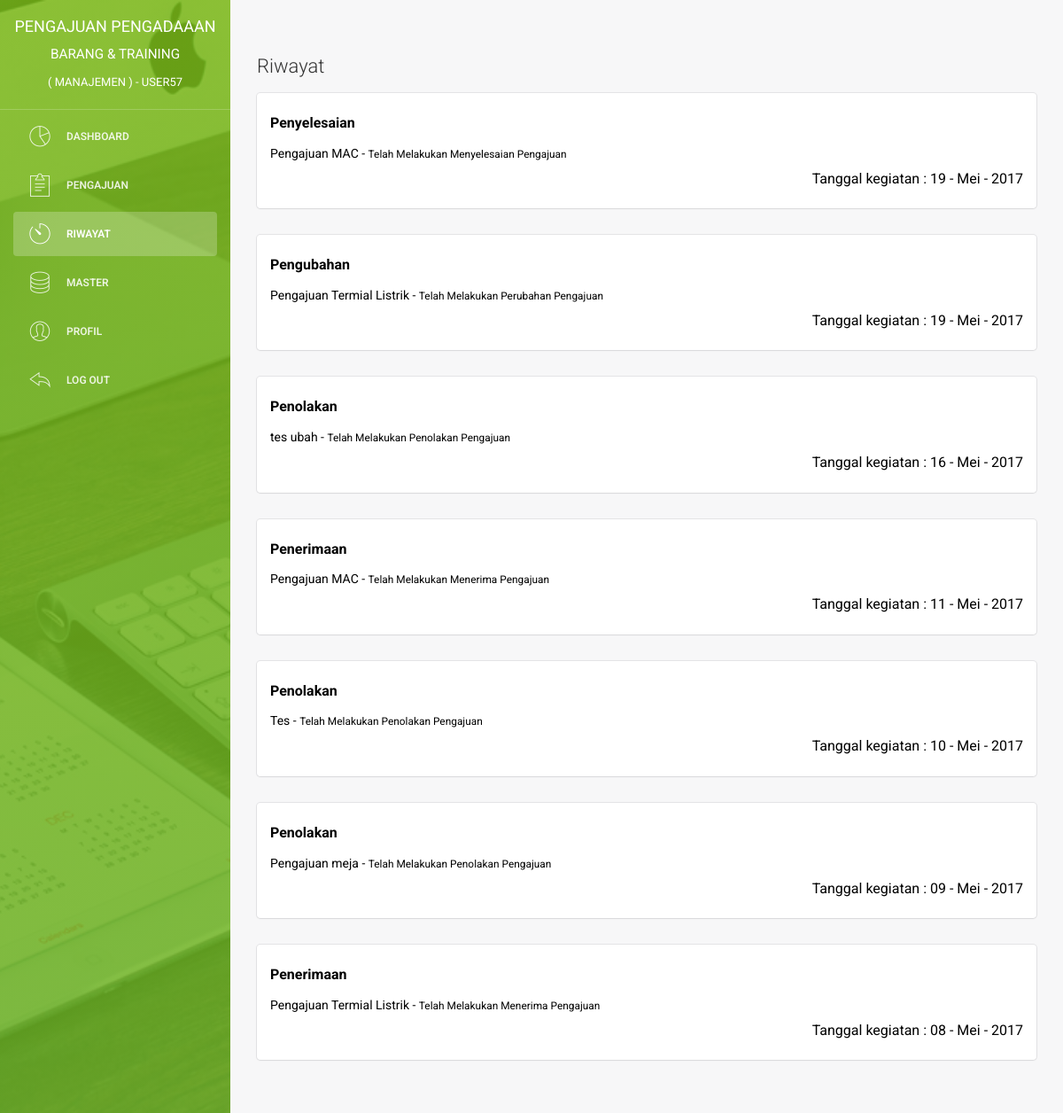
Page /admin/riwayat.php (signed in) on the committed database.
### tables this page shows
CREATE TABLE `user` (
  `id_user` int(11) NOT NULL,
  `username` varchar(225) NOT NULL,
  `email` varchar(225) NOT NULL,
  `password` varchar(225) NOT NULL,
  `nama_depan` varchar(225) NOT NULL,
  `nama_belakang` varchar(225) NOT NULL,
  `jk` enum('laki-laki','perempuan') NOT NULL,
  `no_hp` varchar(50) NOT NULL,
  `alamat` text NOT NULL,
  `role` enum('manajemen','tim') NOT NULL,
  `pembuatan_akun` date NOT NULL,
  `update_akun` date NOT NULL
);

CREATE TABLE `riwayat` (
  `id_riwayat` int(11) NOT NULL,
  `kegiatan` varchar(225) NOT NULL,
  `kegiatan2` varchar(225) NOT NULL,
  `kegiatan3` varchar(225) NOT NULL,
  `catatan` text NOT NULL,
  `jenis_riwayat` varchar(225) NOT NULL,
  `id_pengajuan` int(11) NOT NULL,
  `tanggal_kegiatan` date NOT NULL,
  `notifikasi` enum('1','0') NOT NULL
);

CREATE TABLE `pengajuan` (
  `id_pengajuan` int(11) NOT NULL,
  `pengajuan` varchar(225) NOT NULL,
  `id_user` int(11) NOT NULL,
  `id_jenis_pengajuan` int(11) NOT NULL,
  `tanggal_pengajuan` date NOT NULL,
  `gambar` varchar(225) NOT NULL,
  `biaya` int(225) NOT NULL,
  `alasan` text NOT NULL,
  `keterangan` text NOT NULL,
  `jadwal_pelaksanaan` date NOT NULL,
  `catatan` text NOT NULL,
  `status` enum('menunggu','proses','selesai') NOT NULL,
  `update_pengajuan` date NOT NULL
);

### admin/riwayat.php (the view, shortened to what this page needs)
<?php
    include '../system/koneksi.php';
    function tanggal_indo($tanggal){
        $bulan = array (1 =>   'Januari',
                'Februari',
                'Maret',
                'April',
                'Mei',
                'Juni',
                'Juli',
                'Agustus',
                'September',
                'Oktober',
                'November',
                'Desember'
        );
        $split = explode('-', $tanggal);
        return $split[2] . ' - ' . $bulan[ (int)$split[1] ] . ' - ' . $split[0];
    }
?>
<!doctype html>
<html lang="en">
<head>
    <link href="../assets/css/bootstrap.min.css" rel="stylesheet" />
    <link href="../assets/css/animate.min.css" rel="stylesheet"/>
    <link href="../assets/css/light-bootstrap-dashboard.css" rel="stylesheet"/>
    <link href="../assets/css/demo.css" rel="stylesheet" />
    <link href="http://maxcdn.bootstrapcdn.com/font-awesome/4.2.0/css/font-awesome.min.css" rel="stylesheet">
    <link href="../assets/css/pe-icon-7-stroke.css" rel="stylesheet" />
    <link rel="stylesheet" href="../assets/dist/sweetalert.css">
</head>
<body>
    <div class="wrapper">
        <div class="sidebar" data-color="green" data-image="../assets/img/sidebar.jpg">
            <div class="sidebar-wrapper">
                <div class="logo">
                    <a href="index" class="simple-text">
    <?php
    $query_login = "SELECT * FROM user WHERE email ='$_SESSION[email]'";
        $result_login = mysqli_query($con, $query_login);
        $data_login = mysqli_fetch_assoc($result_login);
        $username = $data_login["username"];
    ?>
                        Pengajuan Pengadaaan <small>Barang & Training <br> <small>( Manajemen ) - <?php echo $username ?></small></small>
                    </a>
                </div>
                <ul class="nav">
                    <li>
                        <a href="index">
                            <i class="pe pe-7s-graph"></i>
                            <p>Dashboard</p>
                        </a>
                    </li>
                    <li>
                        <a href="pengajuan">
                            <i class="pe pe-7s-note2"></i>
                            <p>Pengajuan</p>
                        </a>
                    </li>
                    <li  class="active">
                        <a href="riwayat">
                            <i class="pe pe-7s-timer"></i>
                            <p>Riwayat</p>
                        </a>
                    </li>
                    <li>
                        <a data-toggle="collapse" href="#componentsExamples">
                            <i class="pe-7s-server"></i>
                            <p>Master</p>
                        </a>
                    </li>
                    <li>
                        <a href="profil">
                            <i class="pe pe-7s-user"></i>
                            <p>Profil</p>
                        </a>
                    </li>
                    <li>
                        <a href="#" onclick = "logout()">
                            <i class="pe pe-7s-back"></i>
                            <p>Log out</p>
                        </a>
                    </li>
                </ul>
            </div>
        </div>
        <div class="main-panel">
            <div class="content">
                <div class="container-fluid">
                    <div class="row">
                        <div class="col-md-12">
                            <div class="header">
                                <h4>Riwayat</h4>
                            </div>
    <?php
        $query2 = "SELECT a.id_riwayat, a.kegiatan, a.id_pengajuan, b.pengajuan,
                a.jenis_riwayat, a.kegiatan3, a.tanggal_kegiatan, b.id_user,
                a.notifikasi FROM riwayat AS a INNER JOIN pengajuan AS b
                WHERE a.id_pengajuan = b.id_pengajuan
                ORDER BY id_riwayat DESC " ;
        $result2 = mysqli_query($con, $query2);
        if($result2->num_rows == 0){
                    echo "<p>Tidak ada riwayat kegiatan !</p>";
        }
        else {
            while($data2 = mysqli_fetch_assoc($result2)){
                            echo '<a href="detail_pengajuan?id='.$data2['id_pengajuan'].'" style="color:black">
                                <div class="card">
                                    <div class="content">
                                        <input type="hidden" name="id_pengajuan" value="'.$data2['id_pengajuan'].'">
                                        <div align="left">
                                            <h5><b>'.$data2['jenis_riwayat'].' </b> </h5>'.$data2['pengajuan'].' - <small>'.$data2['kegiatan'].'</small>
                                        </div>
                                        <div align="right">
                                            <h5>Tanggal kegiatan : '.tanggal_indo($data2['tanggal_kegiatan']).'</h5>
                                        </div>
                                    </div>
                                </div>
                            </a>';
            }
        }
    ?>
                        </div>
                    </div>
                </div>
            </div>
        </div>
    </div>
</body>
</html>

### rows in the picture
user: username "USER57"
riwayat: jenis_riwayat "Penyelesaian", id_pengajuan.pengajuan "Pengajuan MAC", kegiatan "Telah Melakukan Menyelesaian Pengajuan", tanggal_kegiatan "19 - Mei - 2017"
riwayat: jenis_riwayat "Pengubahan", id_pengajuan.pengajuan "Pengajuan Termial Listrik", kegiatan "Telah Melakukan Perubahan Pengajuan", tanggal_kegiatan "19 - Mei - 2017"
riwayat: jenis_riwayat "Penolakan", id_pengajuan.pengajuan "tes ubah", kegiatan "Telah Melakukan Penolakan Pengajuan", tanggal_kegiatan "16 - Mei - 2017"
riwayat: jenis_riwayat "Penerimaan", id_pengajuan.pengajuan "Pengajuan MAC", kegiatan "Telah Melakukan Menerima Pengajuan", tanggal_kegiatan "11 - Mei - 2017"
riwayat: jenis_riwayat "Penolakan", id_pengajuan.pengajuan "Tes", kegiatan "Telah Melakukan Penolakan Pengajuan", tanggal_kegiatan "10 - Mei - 2017"
riwayat: jenis_riwayat "Penolakan", id_pengajuan.pengajuan "Pengajuan meja", kegiatan "Telah Melakukan Penolakan Pengajuan", tanggal_kegiatan "09 - Mei - 2017"
riwayat: jenis_riwayat "Penerimaan", id_pengajuan.pengajuan "Pengajuan Termial Listrik", kegiatan "Telah Melakukan Menerima Pengajuan", tanggal_kegiatan "08 - Mei - 2017"
